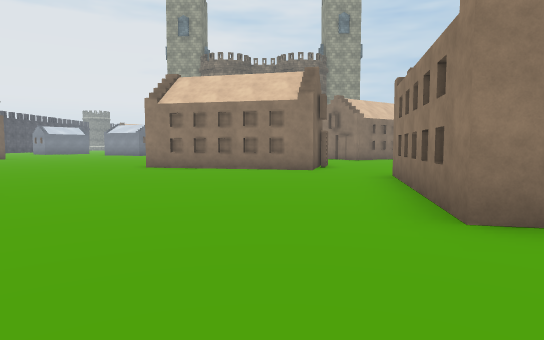
View 1 (above)

24 first-person views from a walk through a Unity game level. The camera is 1.3 m above the floor, tilts 4° down and sees 75° across. The floor is counted in squares, 2 m on a side. Each view is taken from the middle of a square. On the plan, view 1 faces up. The plan holds only what a view shows up to about 10 squares ahead; the rest is blank. The place goes on beyond the plan. The player character is not drawn. Some surface patterns are stand-ins.

View 2
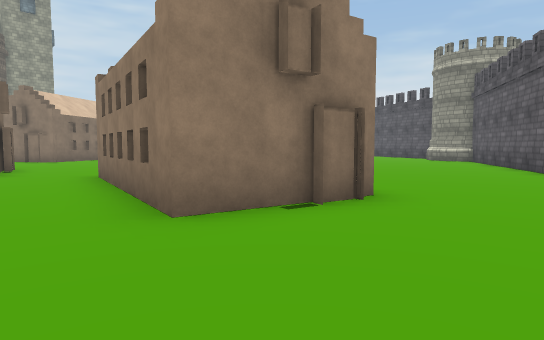

View 3
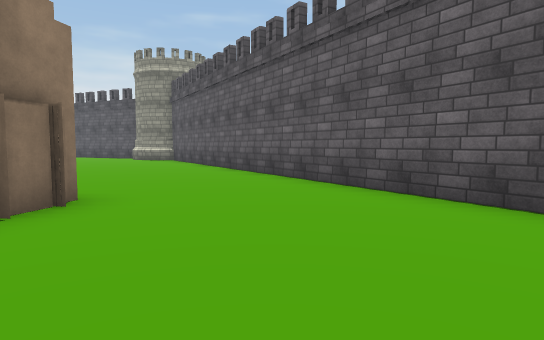

View 4
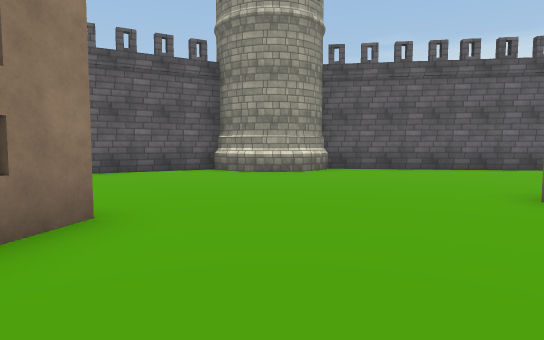

View 5
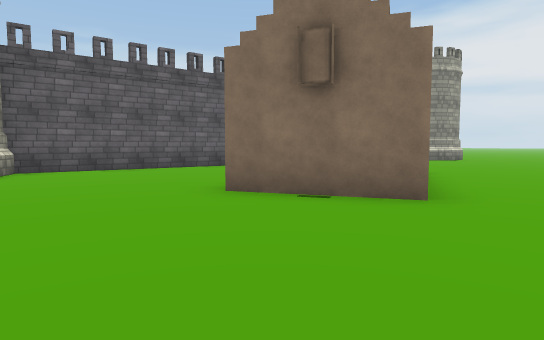

View 6
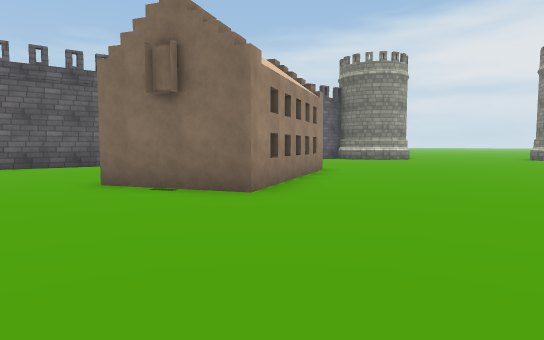

View 7
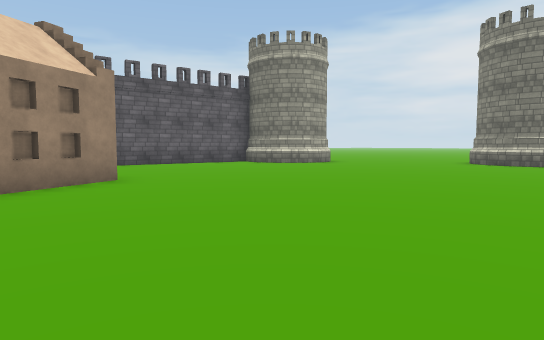

View 8
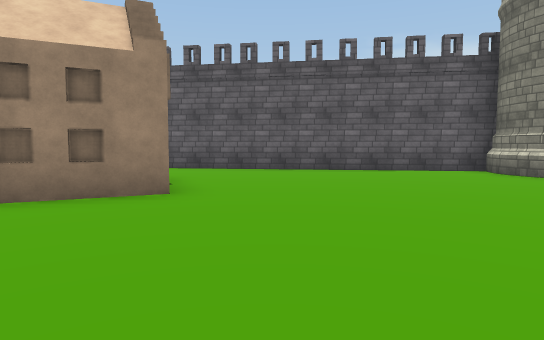

View 9
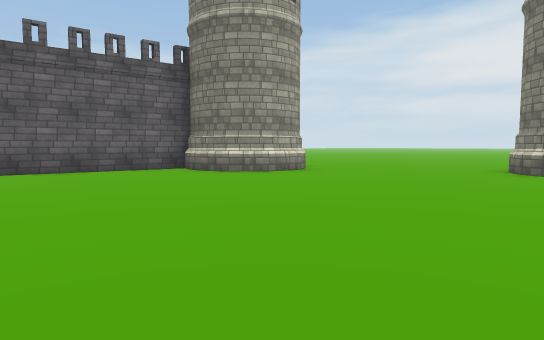

View 10
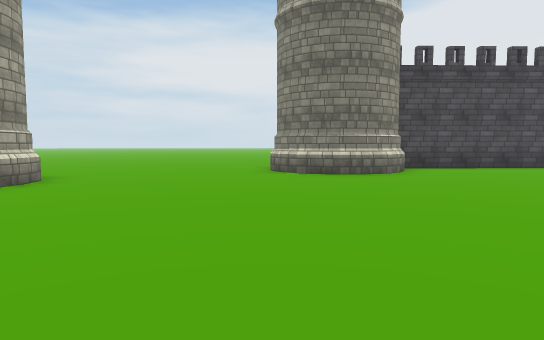

View 11
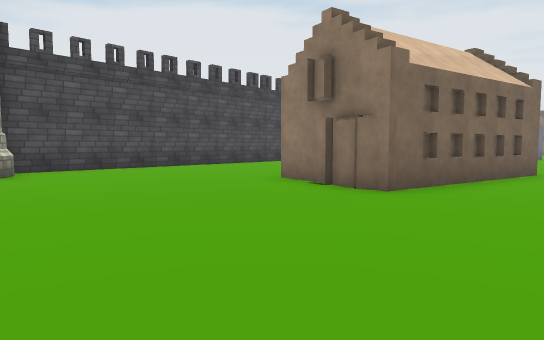

View 12
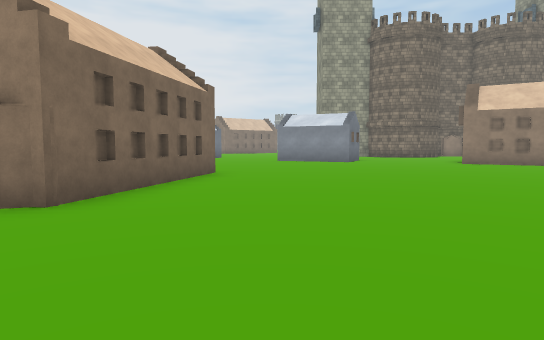

View 13
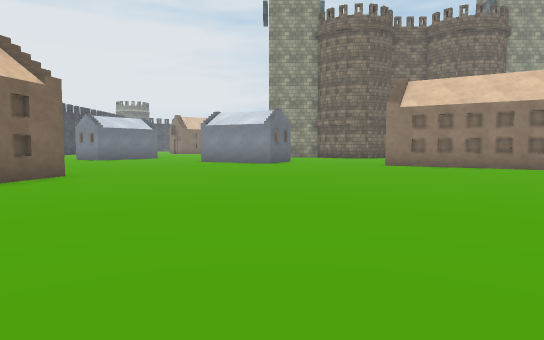

View 14
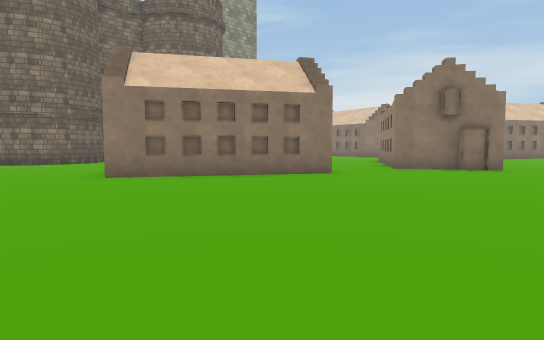

View 15
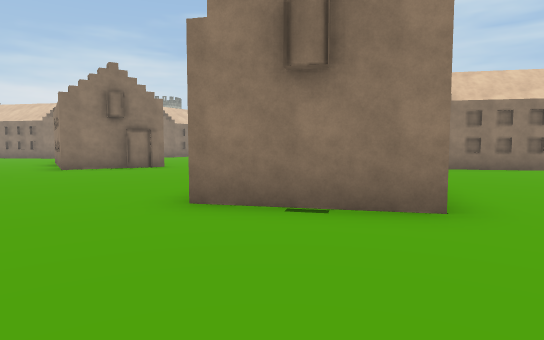

View 16
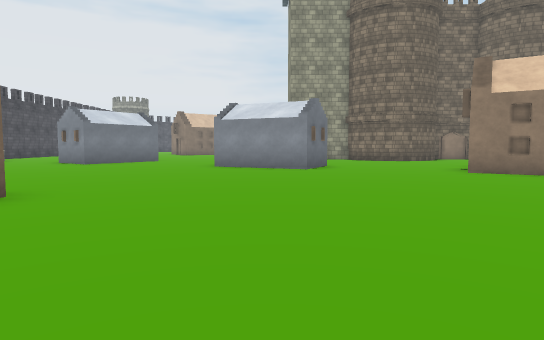

View 17
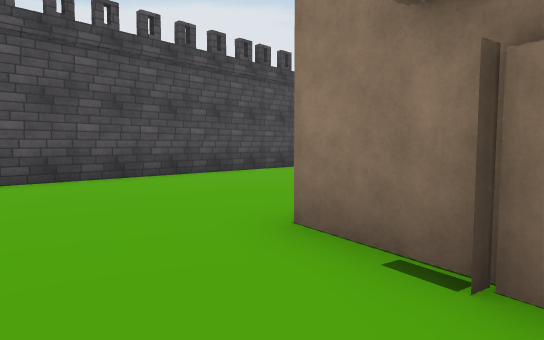

View 18
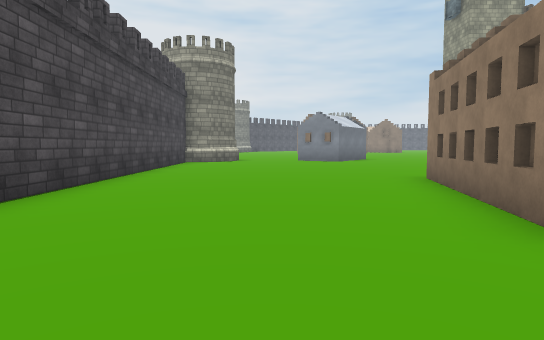

View 19
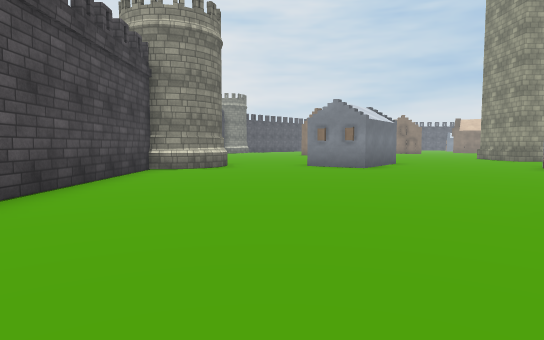

View 20
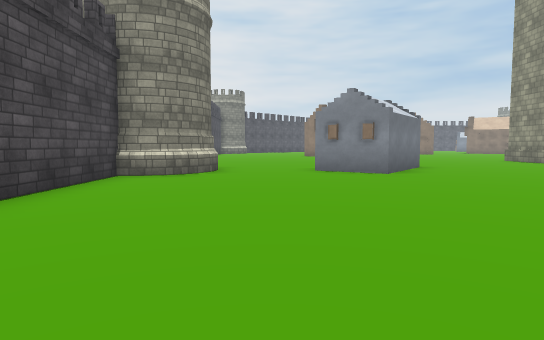

View 21
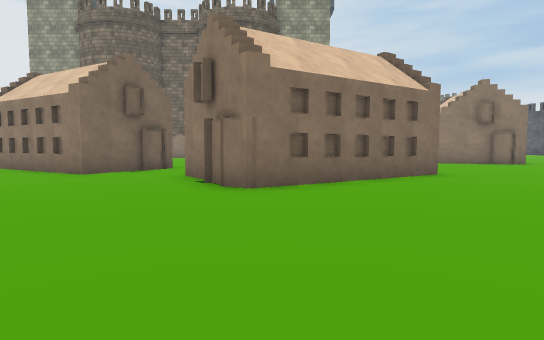

View 22
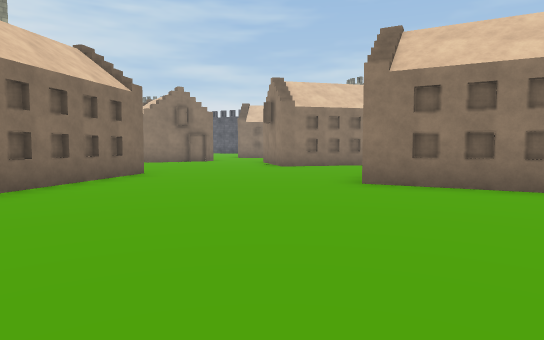

View 23
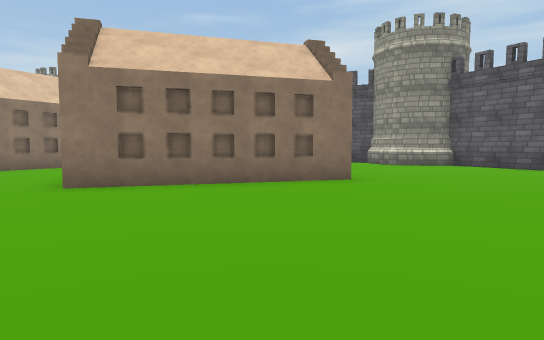

View 24
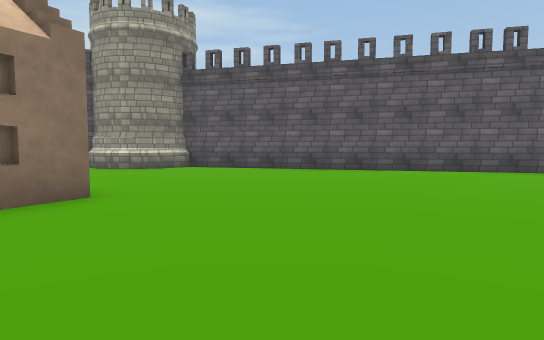

### Floor plan
Key: @ floor where view 1 was taken; # wall or solid block; . floor; O other object.
Columns run from 22 left of view 1 to 17 right of it. Each row starts with its distance up from view 1.
 26    ...  O...
 25   #...##....
 24 ###.........O    ..
 23 #..........O    ...
 22 #............##....
 21  .................    O
 20  #................##  ##       ...
 19  #..................O##O..    ....
 18  #....................#..#  ##...
 17  #.....# ................####..... ##
 16  #.....###...............O##........#
 15  #.....###................O.........
 14  #.....###........................
 13  #....## #............ .........#
 12  #....##O..........#    ........#
 11  #.................#   #O.......##
 10  #................. #O##........O#
  9  #........................ ......# O
  8  ##.......................  .........
  7   ##.....................#  ...........
  6   ##....................O#  ..........##
  5   #.....................##   ........##
  4  ................##.....#    ........
  3  ..............####.....## ........##
  2  .............##   .......O......#
  1  .............   O..............##
  0  ...###........  .....@.......#
 -1  ..   ##.......  ...........###
 -2       ####..... ..........###
 -3           #######....###.##
 -4                   ########

Positions as (right, up) in squares from view 1, and headings:
1: (0, 0), facing up
2: (0, 0), facing up-right
3: (0, 0), facing right
4: (0, 6), facing down
5: (0, 6), facing down-left
6: (-1, 8), facing down-left
7: (-6, 9), facing down-left
8: (-10, 7), facing down
9: (-10, 7), facing down-left
10: (-11, 5), facing left
11: (-11, 7), facing up-left
12: (-11, 8), facing up
13: (-8, 9), facing up
14: (-7, 13), facing up-right
15: (-7, 12), facing right
16: (-9, 12), facing up
17: (-14, 10), facing up-left
18: (-18, 10), facing up
19: (-18, 14), facing up
20: (-18, 16), facing up
21: (4, 10), facing up
22: (4, 10), facing up-right
23: (4, 10), facing right
24: (6, 10), facing down-right
